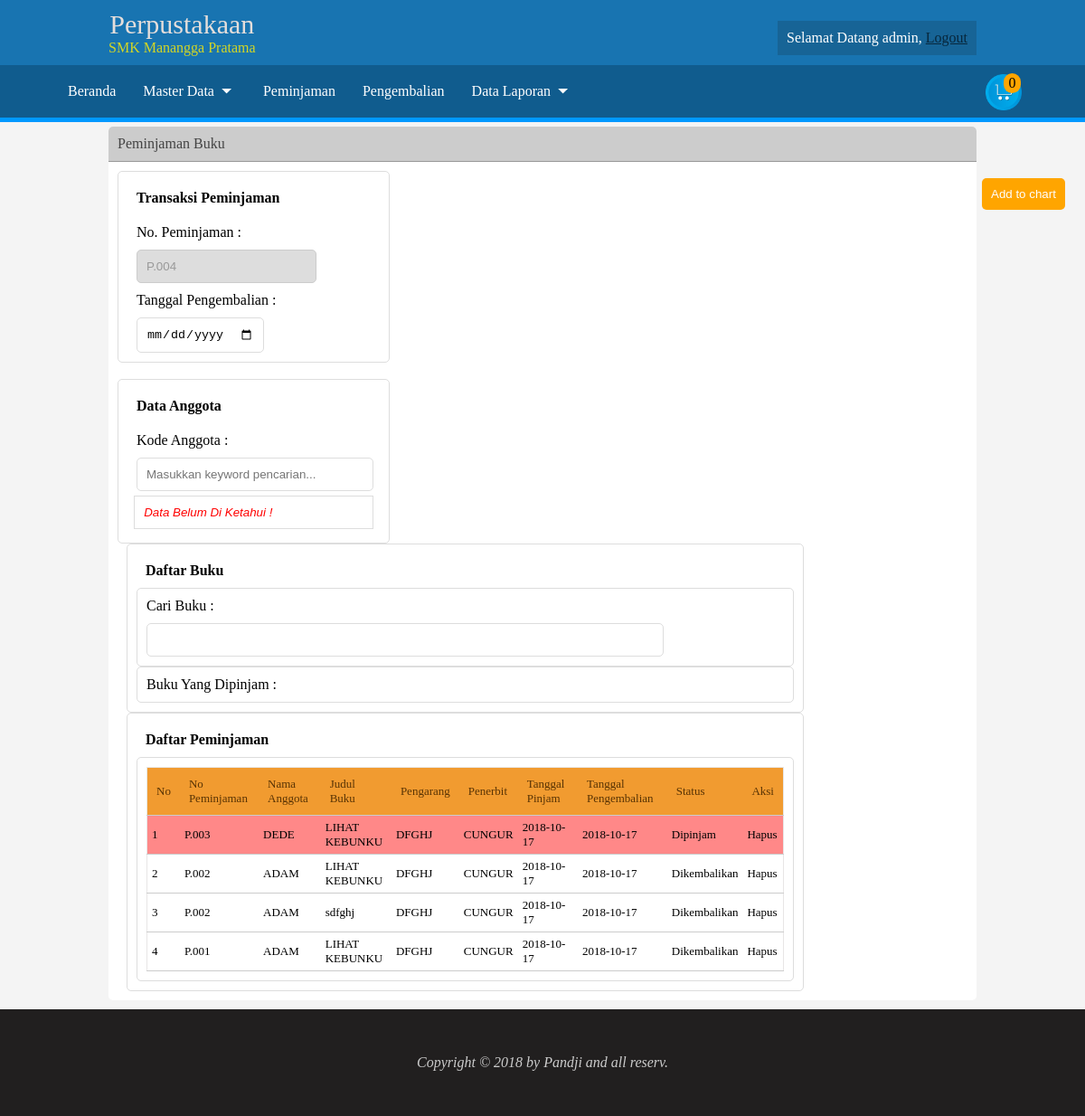
The page /admin/peminjaman.php (signed in) on the database its author committed.
### tables this page shows
CREATE TABLE `tb_det_peminjaman` (
  `id_peminjaman` int(11) NOT NULL,
  `no_peminjaman` varchar(30) NOT NULL,
  `kode_anggota` varchar(30) NOT NULL,
  `kode_buku` varchar(30) NOT NULL,
  `status` varchar(30) NOT NULL
);

CREATE TABLE `tb_anggota` (
  `kode_anggota` varchar(8) NOT NULL,
  `nama_anggota` varchar(35) NOT NULL,
  `tingkat` varchar(5) NOT NULL,
  `jurusan` varchar(30) NOT NULL,
  `no_kelas` varchar(2) NOT NULL,
  `no_hp` varchar(20) NOT NULL,
  `alamat` text NOT NULL,
  `username` varchar(35) NOT NULL,
  `password` varchar(100) NOT NULL,
  `foto` varchar(50) NOT NULL
);

CREATE TABLE `tb_buku` (
  `kode_buku` varchar(35) NOT NULL,
  `isbn` varchar(100) NOT NULL,
  `judul_buku` varchar(100) NOT NULL,
  `ddc` varchar(35) NOT NULL,
  `kategori` varchar(35) NOT NULL,
  `format` varchar(35) NOT NULL,
  `pengarang` varchar(50) NOT NULL,
  `penerbit` varchar(35) NOT NULL,
  `tahun_terbit` varchar(5) NOT NULL,
  `edisi` varchar(10) NOT NULL,
  `stok` int(11) NOT NULL,
  `cover` varchar(50) NOT NULL,
  `view` int(11) NOT NULL,
  `tanggal_masuk` date NOT NULL
);

CREATE TABLE `tb_peminjaman` (
  `no_peminjaman` varchar(35) NOT NULL,
  `kode_anggota` varchar(35) NOT NULL,
  `tanggal_peminjaman` date NOT NULL,
  `tanggal_pengembalian` date NOT NULL
);

### admin/peminjaman.php (the view, shortened to what this page needs)
<?php
	include 'header.php';
?>
	<div class="induk3">
		<div class="content1">
			<div class="judul">
				Peminjaman Buku
			</div>
			<div class="isi-konten">
				<div class="isi-konten-kiri">
					<form method="post">
						<div class="anggota">
							<div class="judul-sub-container">
								Transaksi Peminjaman
							</div>
							<div class="isi-sub-container">
									<?php
									$sql_kode = mysql_query("select max(no_peminjaman) as max_peminjaman from tb_peminjaman");
									$baca = mysql_fetch_array($sql_kode);
									$kode_sebelum = $baca['max_peminjaman'];
									$no_urut = (int) substr($kode_sebelum, 3,3);
									$no_urut++;
									$char = "P.";
									$kode_peminjaman = $char . sprintf("%03s", $no_urut);
									?>
									<div class="kiri">
										No. Peminjaman :
									</div>
									<div class="kanan">
										<input type="text" name="no_peminjaman" readonly="readonly" value="<?php echo $kode_peminjaman; ?>">
									</div>
									<div class="kiri">
										Tanggal Pengembalian :
									</div>
									<div class="kanan">
										<input type="date" name="tanggal_pengembalian">
									</div>
							</div>
						</div><br>
						<div class="anggota">
							<div class="judul-sub-container">
								Data Anggota
							</div>
							<div class="isi-sub-container-anggota">
								<div class="kiri">
									Kode Anggota :
								</div>
								<div class="kanan">
									<input type="text" name="kode_anggota" placeholder="Masukkan keyword pencarian..." id="keyword-anggota" autocomplete="off">
								</div>
								<div class="table" id="table-anggota">
									<div class="empty">
										Data Belum Di Ketahui !
									</div>
								</div>
							</div>
						</div>
				</div>
				<div class="isi-konten-kiri2">
					<div class="judul-sub-container">
						Daftar Buku
					</div>
					<div class="buku">
						Cari Buku :<br>
						<input type="text" name="cari-buku" id="keyword-buku">
					</div>
					<div class="buku" id="table-buku">
						Buku Yang Dipinjam :
					</div>
				</div>
				<div class="btn-save">
					<input type="submit" name="simpan" value="Add to chart">
				</div>
				<div class="isi-konten-kiri2">
					<div class="judul-sub-container">
						Daftar Peminjaman
					</div>
					<div class="buku">
						<table>
							<tr>
								<th>No</th>
								<th>No Peminjaman</th>
								<th>Nama Anggota</th>
								<th>Judul Buku</th>
								<th>Pengarang</th>
								<th>Penerbit</th>
								<th>Tanggal Pinjam</th>
								<th>Tanggal Pengembalian</th>
								<th>Status</th>
								<th>Aksi</th>
							</tr>
							<?php
							$i=1;
							$sql_tampil = mysql_query("SELECT * FROM tb_det_peminjaman order by no_peminjaman desc");
							while ($data_tampil = mysql_fetch_array($sql_tampil)) {
								$sql_anggota = mysql_query("SELECT * from tb_anggota where kode_anggota = '$data_tampil[kode_anggota]'") or die(mysql_error());
								$data_anggota = mysql_fetch_array($sql_anggota);
								$sql_buku = mysql_query("SELECT * from tb_buku where kode_buku = '$data_tampil[kode_buku]'") or die(mysql_error());
								$data_buku = mysql_fetch_array($sql_buku);
								$data_peminjaman = mysql_fetch_array(mysql_query("SELECT * FROM tb_peminjaman where no_peminjaman = '$data_tampil[no_peminjaman]'"));
								$swr = date("Y-m-d");
								$qpn = mysql_query("SELECT * FROM tb_peminjaman where tanggal_pengembalian <= '$swr' and no_peminjaman = '$data_tampil[no_peminjaman]'") or die(mysql_error());
								$rws = mysql_num_rows($qpn);
							?>
							<tr class="<?php if ($rws > 0){ echo $nt = "notification"; } if($data_tampil['status'] == "Dikembalikan"){echo "Dikembalikan";} ?>">
								<td class=""><?php echo $i; ?></td>
								<td class=""><?php echo $data_tampil['no_peminjaman']; ?></td>
								<td class=">"><?php echo $data_anggota['nama_anggota']; ?></td>
								<td class=""><?php echo $data_buku['judul_buku']; ?></td>
								<td class=""><?php echo $data_buku['pengarang']; ?></td>
								<td class=""><?php echo $data_buku['penerbit']; ?></td>
								<td class=""><?php echo $data_peminjaman['tanggal_peminjaman']; ?></td>
								<td class=""><?php echo $data_peminjaman['tanggal_pengembalian']; ?></td>
								<td class=""><?php echo $data_tampil['status']; ?></td>
								<td class="">Hapus</td>
							</tr>
							<?php
							$i++;
							}
							?>
						</table>
					</div>
				</div>
			</div>
		</div>
	</div>
<?php
	include 'footer.php';
?>

### admin/header.php (shortened to what this page needs)
<!DOCTYPE html>
<html>
<head>
	<link rel="stylesheet" type="text/css" href="css/style.css">
</head>
<body>
	<div class="induk1">
		<div class="content1">
			<div class="logo">
				<div class="si">
					Perpustakaan
				</div>
				<div class="perpus">
					SMK Manangga Pratama
				</div>
			</div>
			<div class="user">
				<?php
					$du = mysql_fetch_array(mysql_query("SELECT * FROM tb_admin where username = '$_SESSION[username]'"));
				?>
				Selamat Datang <?php echo $du['username']; ?>, <a href="logout.php" style="color: #07273c;">Logout</a>
			</div>
		</div>
	</div>
	<div class="induk2">
		<div class="menu">
			<ul>
				<a href="index.php"><li>Beranda</li></a>
				<a href="#"><li>Master Data <img src="img/dropdown.png" width="20px;">
				</li></a>
				<a href="peminjaman.php"><li>
				Peminjaman</li></a>
				<a href="pengembalian.php"><li>Pengembalian</li></a>
				<a href="#"><li>Data Laporan <img src="img/dropdown.png" width="20px;">
					</li></a>
			</ul>
			<div class="chart" style="float: right; padding: 10px;">
				<a href="keranjang.php" title="Chart"><img src="img/download.png" width="40px"></a>
				<div class="jumlah_peminjaman" style=" width : 15px; border-radius: 100px; ;padding: 2px; position: absolute; text-align: center; margin-top: -45px; margin-left: 20px; background: orange">
					<?php
						$sql_keranjang = mysql_query("SELECT * FROM tb_keranjang");
						$row = mysql_num_rows($sql_keranjang);
						echo $row;
					?>
				</div>
			</div>
		</div>
	</div>

### admin/css/style.css (style rules this page uses)
* { margin: 0; padding: 0; }
body { background: #f4f4f4; }
.induk1 { background: #1874b1; width: 100%; }
.induk1 .content1 { padding: 10px; width: 80%; margin: 0 auto; }
.logo { color: #d3d625; text-align: center; display: inline-block; float: left; }
.logo .si { font-size: 30px; font-family: andalus; color: #e4dedb; }
.user { float: right; padding: 10px; background: #16415f52; color: #fff; margin-top: 13px; }
.induk2 { background: #105c8e; border-bottom: 5px solid #09f; }
.induk2 .menu { width: 1080px; margin: 0 auto; }
.induk2 .menu ul { list-style: none; margin: 0; }
.menu ul a { color: #fff; text-decoration: none; font-family: Adobe Kaiti Std R; }
.menu ul li { float: left; padding: 20px 15px; }
.menu ul li img { top: 1px; }
.induk3 { margin-bottom: 10px; }
.induk3 .content1 { width: 80%; background: #fff; margin: 0 auto; margin-top: 5px; border-radius: 5px; }
.induk3 .content1 .judul { padding: 10px; background: #ccc; border-radius: 5px 5px 0 0; border-bottom: 1px solid #999; color: #444 }
.isi-konten { padding: 10px; }
.isi-konten table { width: 100%; border-collapse: collapse; border: 1px solid #e8e6e6; border-radius: 5px; }
.isi-konten table th { text-align: left; font-weight: 90; padding: 10px; background: #f19b30; color: #583304; }
.isi-konten table td { text-align: left; padding: 5px; }
input[name="no_peminjaman"] { background: #ddd; border : 1px solid #aaa; color: #999; }
tr { border-bottom: 1px solid #ccc; }
.anggota { padding: 10px; border: 1px solid #ddd; border-radius: 5px; width: 93%; }
.anggota .judul-sub-container { padding: 10px; font-weight: bold; }
.isi-sub-container-anggota input { padding: 10px; border-radius: 5px; border: 1px solid #ddd; width: 92.5%; margin: 0 auto; }
.isi-sub-container input { padding: 10px; border-radius: 5px; border: 1px solid #ddd; }
.kiri { padding: 10px; text-align: left; }
.kanan { padding: 0px 10px; }
.table { padding: 10px; border: 1px solid #ddd; margin: 5px auto; width: 87%; }
.empty { color: red; font-style: italic; font-family: arial; font-size: 10pt; }
.isi-konten-kiri { float: left; width: 300px; }
.isi-konten-kiri2 { float: left; width: 727px; border: 1px solid #ddd; margin-left: 10px; padding: 10px; border-radius: 5px; }
.buku { padding: 10px; border: 1px solid #ddd; border-radius: 5px; }
.isi-konten-kiri2 .judul-sub-container { padding: 10px; font-weight: bold; }
input[name="cari-buku"] { padding: 10px; border: 1px solid #ddd; width: 78%; margin-top: 10px; border-radius: 5px; }
.btn-save { position: absolute; }
.btn-save input[type="submit"] { position: absolute; left: 956px; top: 8px; padding: 10px; background: orange; border: none; border-radius: 5px; color: #fff; }
.buku table { font-size: 13px; }
input[readonly="readonly"] { color: #999; background: #ddd; border: 1px solid #ccc; }
.notification { background: #ff8888; }

### rows shown on the page
tb_det_peminjaman: no_peminjaman "P.003", kode_anggota.nama_anggota "DEDE", kode_buku.judul_buku "LIHAT KEBUNKU", kode_buku.pengarang "DFGHJ", kode_buku.penerbit "CUNGUR", tb_peminjaman.tanggal_peminjaman "2018-10-17", tb_peminjaman.tanggal_pengembalian "2018-10-17", status "Dipinjam"
tb_det_peminjaman: no_peminjaman "P.002", kode_anggota.nama_anggota "ADAM", kode_buku.judul_buku "LIHAT KEBUNKU", kode_buku.pengarang "DFGHJ", kode_buku.penerbit "CUNGUR", tb_peminjaman.tanggal_peminjaman "2018-10-17", tb_peminjaman.tanggal_pengembalian "2018-10-17", status "Dikembalikan"
tb_det_peminjaman: no_peminjaman "P.002", kode_anggota.nama_anggota "ADAM", kode_buku.judul_buku "sdfghj", kode_buku.pengarang "DFGHJ", kode_buku.penerbit "CUNGUR", tb_peminjaman.tanggal_peminjaman "2018-10-17", tb_peminjaman.tanggal_pengembalian "2018-10-17", status "Dikembalikan"
tb_det_peminjaman: no_peminjaman "P.001", kode_anggota.nama_anggota "ADAM", kode_buku.judul_buku "LIHAT KEBUNKU", kode_buku.pengarang "DFGHJ", kode_buku.penerbit "CUNGUR", tb_peminjaman.tanggal_peminjaman "2018-10-17", tb_peminjaman.tanggal_pengembalian "2018-10-17", status "Dikembalikan"

### other values the page prints
$du['username'] "admin"
$row "0"
